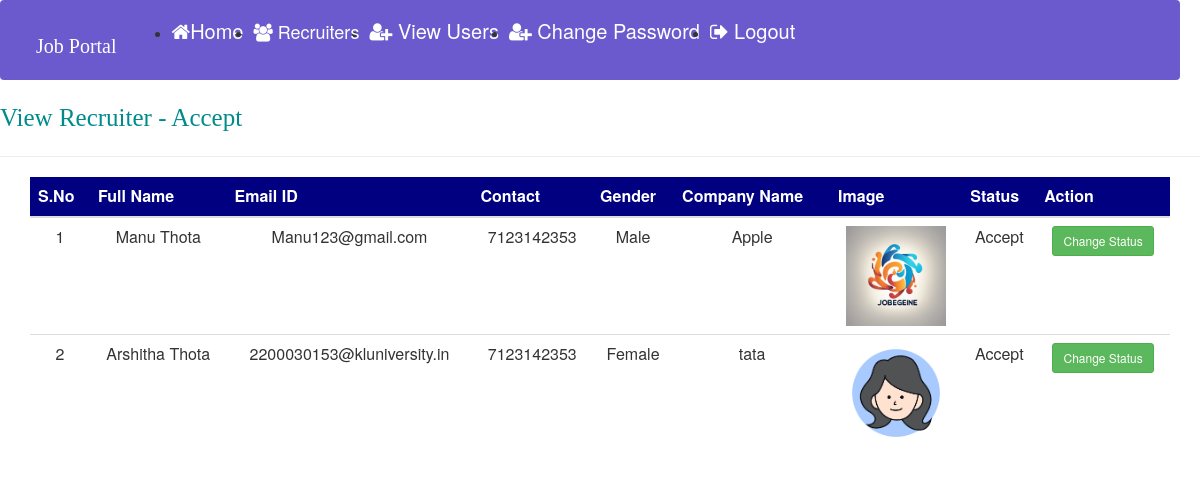
The page /recruiter_accepted (signed in) on the database its author committed.
### job/models.py (models this page shows, shortened)
class Recruiter(models.Model):
    user = models.ForeignKey(User,on_delete=models.CASCADE)
    mobile = models.CharField(max_length=15,null=True)
    image = models.FileField(null=True)
    gender= models.CharField(max_length=10,null=True)
    company= models.CharField(max_length=100,null=True)
    type = models.CharField(max_length=15,null=True)
    status = models.CharField(max_length=20, null=True)

### job/views.py (the view)
# urls.py: path('recruiter_accepted', views.recruiter_accepted, name="recruiter_accepted"),
def recruiter_accepted(request):
    if not request.user.is_authenticated:
        return redirect('admin_login')
    data=Recruiter.objects.filter(status= 'Accept')
    d={'data':data}
    return render(request, 'recruiter_accepted.html',d)

### job/templates/recruiter_accepted.html (shortened to what this page needs)
{% load static %}
{% block body%}
{% include 'admin_navigation.html'%}
<marquee style =" font-family: 'Monotype Corsiva ';font-size : 25px ; color : darkcyan ; font-weight : steelblue;  background-color : white ">
View Recruiter - Accept
</marquee>
<hr>
<div class ="container ">
<table class="table table-hover ">
<thead>
<tr style=" background-color: #000080 ; color:white">
    <th> S.No</th>
    <th> Full Name</th>
    <th> Email ID</th>
    <th> Contact</th>
    <th> Gender</th>
    <th> Company Name</th>
    <th> Image</th>
    <th> Status</th>
    <th> Action</th>
</tr>
</thead>
<tbody>
{%for i in data%}
<tr class="highlight-row" style="background-color: white">
    <td>{{forloop.counter}}</td>
    <td>{{i.user.first_name}} {{i.user.last_name}} </td>
    <td>{{i.user.username  }}</td>
    <td>{{ i.mobile}}</td>
    <td>{{ i.gender}}</td>
    <td>{{ i.company}}</td>
    <td><img src = " {{i.image.url }}" style="width:100px;height=100px,border-radius:50%" > </td>
    <td> {{ i.status}}</td>
    <td><a href="{% url 'change_status' i.id%}" class = "btn  btn-success btn-sm" > Change Status</a></td>
</tr>
{% endfor %}
</tbody>
</table>
</div>
{% endblock %}

### job/templates/recruiter_accepted.html (style rules this page uses)
tr { text-align : center }

### rows shown on the page
Recruiter: user.first_name "Manu", user.last_name "Thota", user.username "Manu123@gmail.com", mobile "7123142353", gender "Male", company "Apple", image (picture), status "Accept"
Recruiter: user.first_name "Arshitha", user.last_name "Thota", user.username "2200030153@kluniversity.in", mobile "7123142353", gender "Female", company "tata", image (picture), status "Accept"
